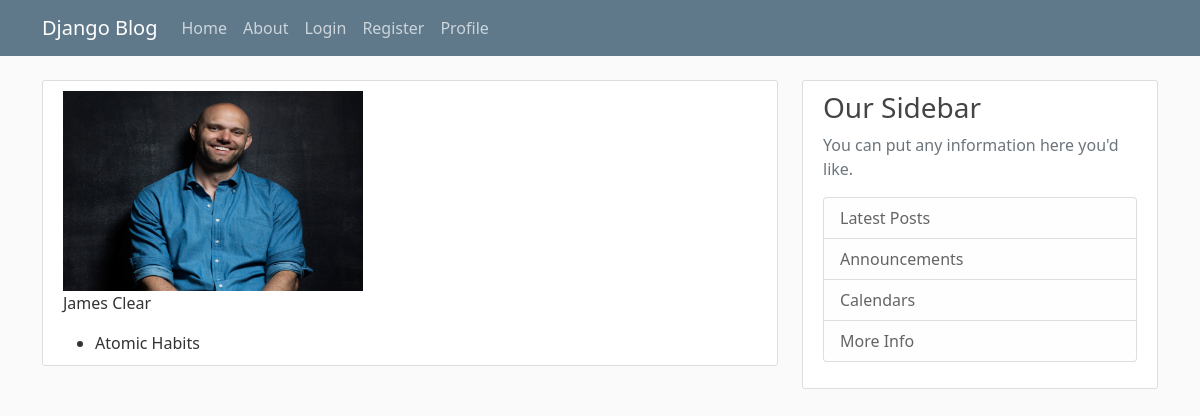
The app's page /creator/7/ with its own data.
### blog/models.py (models this page shows, shortened)
class Creator(models.Model):
    name = models.CharField(max_length=255)
    photo = models.ImageField(default='default.jpg', upload_to='author_pics', null=True, blank=True)

class Post(models.Model):
    image = models.ImageField(default='default.jpg', upload_to = 'post_pics')
    title = models.CharField(max_length = 100)
    content = models.TextField(default=None)
    creator = models.ForeignKey(Creator, on_delete=models.CASCADE, related_name='post')
    date_posted = models.DateTimeField(default = timezone.now)
    author = models.ForeignKey(User, on_delete = models.CASCADE)

### blog/views.py (the view)
# urls.py: path('creator/<int:pk>/', views.creator, name='blog-creator'),
def creator(request, pk):
    creator = Creator.objects.get(pk=pk)
    context = {
        'creator': creator,
    }
    return render(request, 'blog/creator.html', context)

### blog/templates/blog/creator.html (shortened to what this page needs)
{% extends "blog/base.html" %}
{% block content %}
        <article class="media content-section">
        <div class="media-body">
            <img src="{{ creator.photo.url }}" alt="Photo of author" width="300" height="200">
            <p class="article-content">{{ creator.name }}</p>
            {% if creator.post %}
                <ul>
                    {% for post in creator.post.all %}
                        <li>{{post.title}}</li>
                    {% endfor %}
                </ul>
            {% endif %}
        </div>
        </article>
{% endblock content %}

### blog/static/blog/main.css (style rules this page uses)
body { background: #fafafa; color: #333333; margin-top: 5rem; }
ul { margin: 0; }
.content-section { background: #ffffff; padding: 10px 20px; border: 1px solid #dddddd; border-radius: 3px; margin-bottom: 20px; }
.article-content { white-space: pre-line; }

### records on screen
Creator: photo (picture), name "James Clear"
Post: title "Atomic Habits"
